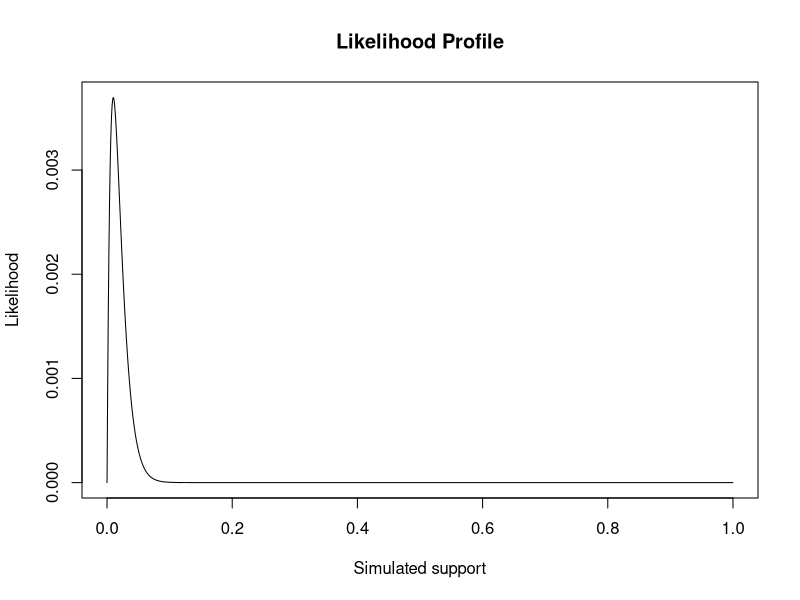
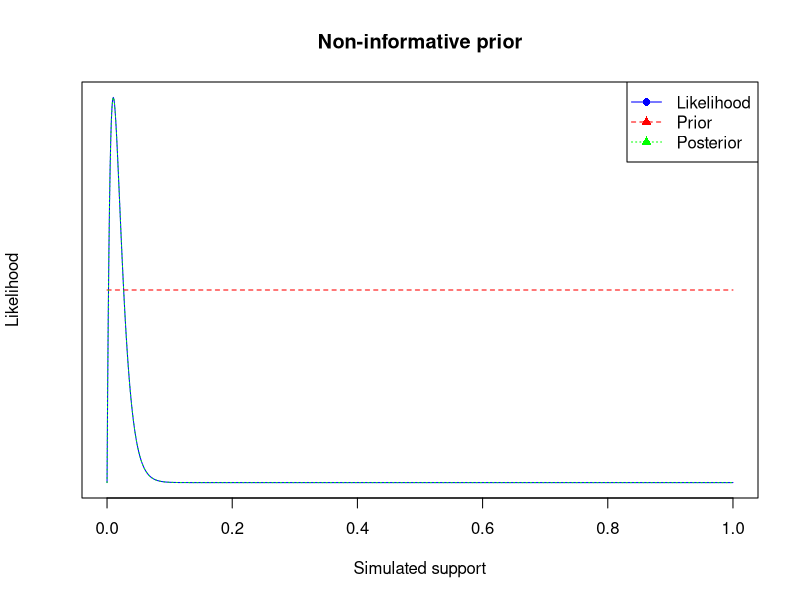
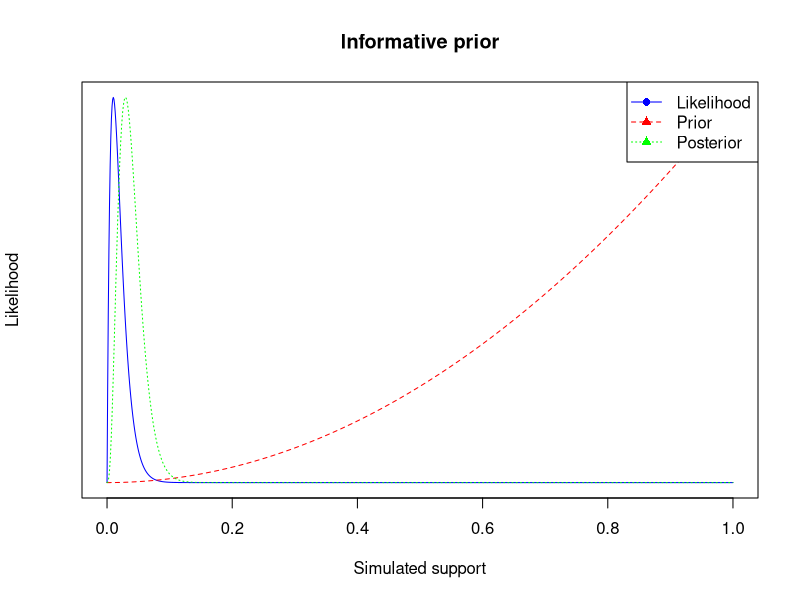
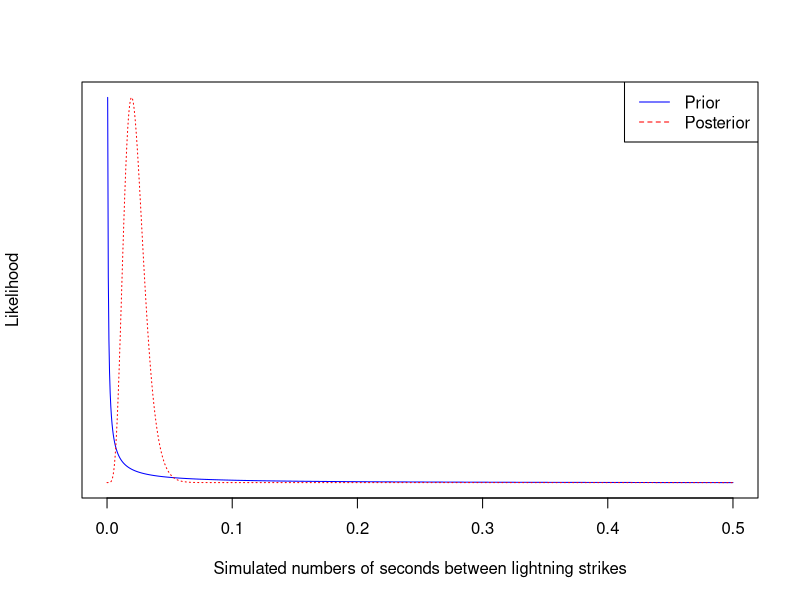
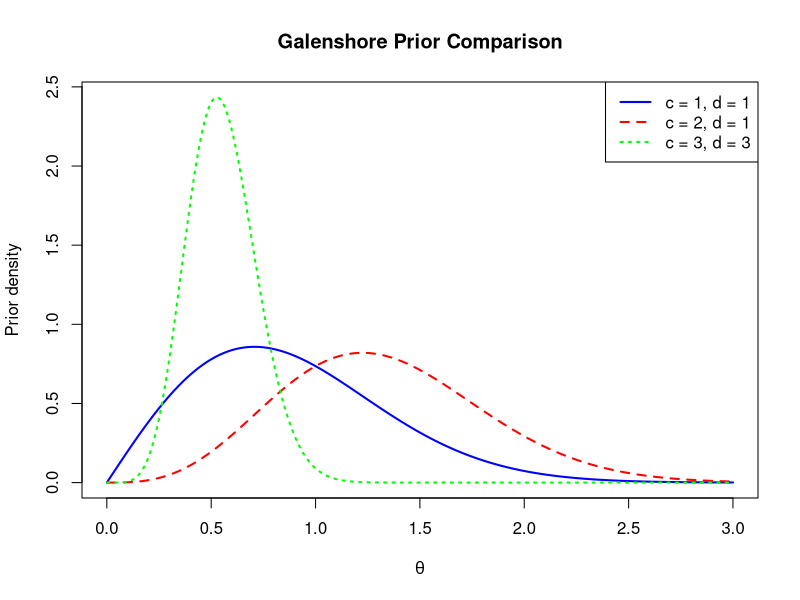

Reproduce these figures in R, in order.
## ---- chunk 1
set.seed(123)
## ---- chunk 2
# define observed data
obs_data <- rbinom(n=100, size=1, prob=0.01)
### Bernoulli LH Function ###
# Input: obs_data, theta
# Output: bernoulli likelihood
bernoulli_lh <- function(obs_data, theta) {
  n<-length(obs_data) # define num samples
  x<-sum(obs_data) # define sample data
  return(theta^x*(1-theta)^(n-x)) 
}


### Plot LH for a grid of theta values ###
# Create the grid #
thetas = seq(0, 1, length.out = 1000)
# Store the LH values
lh_values<- bernoulli_lh(obs_data, thetas)
# Create the Plot
plot(thetas, lh_values, type = "l", main= "Likelihood Profile", 
     xlab="Simulated support",ylab = "Likelihood")
## ---- chunk 3
# function to update prior params for Beta-Bernoulli
## inputs: observed data, a, b
update_params <- function(obs_data, a, b) {
  n <- length(obs_data) # define num samples
  x <- sum(obs_data) # define sample data

  results <- list(a_param = x + a, b_param = n - x + b) # append updated params
  return(results)
}
# define non-informative a,b
a1<-1
b1<-1
# define informative a,b
a2<-3
b2<-1

# run function for non-info case
output1 <- update_params(obs_data, a1, b1)
# extract a,b
a1_new<- output1$a_param
b1_new<- output1$b_param
# print
print(a1_new)
print(b1_new)

# run function for info case
output2 <- update_params(obs_data, a2, b2)
# extract a,b
a2_new<- output2$a_param
b2_new<- output2$b_param
# print
print(a2_new)
print(b2_new)
## ---- chunk 4
# Non-informative case
## define prior
prior1 <- dbeta(thetas, shape1 = a1, shape2 = b1)
## define posterior using updated params
posterior1 <- dbeta(thetas, shape1 = a1_new, shape2 = b1_new)


#all_y <- range(c(lh_values, prior1, posterior1), na.rm = TRUE)

## plot the likelihood
plot(thetas, lh_values,type = "l", col = "blue", pch = 16,
     xlab = "Simulated support",ylab = "Likelihood",
     main = "Non-informative prior", yaxt = "n",
     xlim = range(thetas), yaxt="none")
# overlay prior
par(new = TRUE)
# plot prior
plot(thetas, prior1,type = "l", col = "red", pch = 17, lty = 2,
     axes = FALSE, xlab = "", ylab = "",xlim = range(thetas),
    yaxt="none")
# overlay posterior
par(new = TRUE)
# plot posterior
plot(thetas, posterior1,type = "l", col = "green", pch = 17, lty = 3,
     axes = FALSE, xlab = "", ylab = "",xlim = range(thetas),yaxt="none")
# add legend
legend("topright",legend = c("Likelihood", "Prior", "Posterior"),
       col = c("blue", "red", "green"), lty = c(1, 2, 3), pch = c(16, 17, 17))
# Informative Case
# define prior
prior2 <- dbeta(thetas, shape1 = a2, shape2 = b2)
# define posterior with updated parameters
posterior2 <- dbeta(thetas, shape1 = a2_new, shape2 = b2_new)

#all_y <- range(c(lh_values, prior2, posterior2), na.rm = TRUE)

# plto the likelihood
plot(thetas, lh_values,type = "l", col = "blue", pch = 16,
     xlab = "Simulated support",ylab = "Likelihood",main = "Informative prior",
     yaxt = "n",xlim = range(thetas),yaxt="none")
# overlay prior
par(new = TRUE)
# plot prior
plot(thetas, prior2, type = "l", col = "red", pch = 17, lty = 2,
     axes = FALSE, xlab = "", ylab = "", xlim = range(thetas), yaxt="none")
# overlay posterior
par(new = TRUE)
# plot posterior
plot(thetas, posterior2, type = "l", col = "green", pch = 17, lty = 3,
     axes = FALSE, xlab = "", ylab = "", xlim = range(thetas),yaxt="none")
# add legend
legend("topright",legend = c("Likelihood", "Prior", "Posterior"),
       col = c("blue", "red", "green"),lty = c(1, 2, 3),pch = c(16, 17, 17))
### Here, I used ChatGPT to help with plot formatting/styles
### comments are my own
## ---- chunk 5
# define gamma distribution (prior)
prior <- dgamma(x = thetas, shape = 0.1, rate = 1.0)
# define data
data <- c(20.9, 69.7, 3.6, 21.8, 21.4, 0.4, 6.7, 10.0)

# define the posterior dist
n<-length(data) # define n
posterior <- dgamma(x = thetas, shape = 0.1+n-1, rate = 1.0 + sum(data))
thetas<-seq(0, 0.5, length.out = 1000)
# plot prior
plot(thetas, prior,type = "l", col = "blue",
     xlab = "Simulated numbers of seconds between lightning strikes",ylab = "Likelihood", yaxt = "n", xlim = range(thetas), yaxt="none")

# overlay posterior
par(new = TRUE)
# plot posterior
plot(thetas, posterior,type = "l", col = "red", lty = 3,
     axes = FALSE, xlab = "", ylab = "",xlim = range(thetas),yaxt="none")
# add legend
legend("topright",legend = c("Prior", "Posterior"),
       col = c("blue", "red"), lty = c(1, 2))

## ---- chunk 6
### Galenshore prior density function ###
# Inputs: c, d, and a vector of theta values
# Output: Galenshore(c, d) density evaluated at theta

galenshore_prior <- function(c, d, thetas) {
  2 / gamma(c) *
    d^(2 * c) *
    thetas^(2 * c - 1) *
    exp(-d^2 * thetas^2)
}

### Create grid of theta values ###
thetas <- seq(0.001, 3, length.out = 1000)

c1 <- 1
d1 <- 1

c2 <- 2
d2 <- 1

c3 <- 3
d3 <- 3

### Calculate prior densities ###
prior1 <- galenshore_prior(c1, d1, thetas)
prior2 <- galenshore_prior(c2, d2, thetas)
prior3 <- galenshore_prior(c3, d3, thetas)

### Plot first prior, then add the other two ###
plot(
  thetas, prior1,
  type = "l",
  col = "blue",
  lwd = 2,
  xlab = expression(theta),
  ylab = "Prior density",
  main = "Galenshore Prior Comparison",
  ylim = c(0, max(prior1, prior2, prior3))
)

lines(thetas, prior2, col = "red", lwd = 2, lty = 2)
lines(thetas, prior3, col = "green", lwd = 2, lty = 3)

legend(
  "topright",
  legend = c("c = 1, d = 1", "c = 2, d = 1", "c = 3, d = 3"),
  col = c("blue", "red", "green"),
  lty = c(1, 2, 3),
  lwd = 2
)
